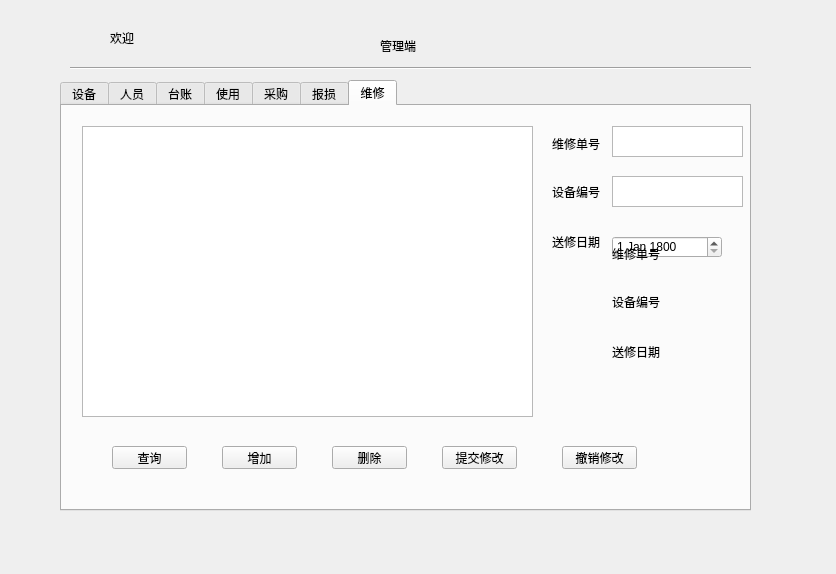
<?xml version="1.0" encoding="UTF-8"?>
<ui version="4.0">
 <class>admininterface</class>
 <widget class="QWidget" name="admininterface">
  <property name="geometry">
   <rect>
    <x>0</x>
    <y>0</y>
    <width>836</width>
    <height>574</height>
   </rect>
  </property>
  <property name="windowTitle">
   <string>Form</string>
  </property>
  <widget class="QTabWidget" name="tabWidget">
   <property name="geometry">
    <rect>
     <x>60</x>
     <y>80</y>
     <width>691</width>
     <height>431</height>
    </rect>
   </property>
   <property name="minimumSize">
    <size>
     <width>691</width>
     <height>0</height>
    </size>
   </property>
   <property name="currentIndex">
    <number>6</number>
   </property>
   <widget class="QWidget" name="tabs">
    <attribute name="title">
     <string>设备</string>
    </attribute>
    <widget class="QPushButton" name="btnsearch_s">
     <property name="geometry">
      <rect>
       <x>40</x>
       <y>330</y>
       <width>75</width>
       <height>23</height>
      </rect>
     </property>
     <property name="text">
      <string>查询</string>
     </property>
    </widget>
    <widget class="QPushButton" name="btninsert_s">
     <property name="geometry">
      <rect>
       <x>160</x>
       <y>330</y>
       <width>75</width>
       <height>23</height>
      </rect>
     </property>
     <property name="text">
      <string> 增加</string>
     </property>
    </widget>
    <widget class="QTextEdit" name="textEditsid">
     <property name="geometry">
      <rect>
       <x>520</x>
       <y>40</y>
       <width>131</width>
       <height>31</height>
      </rect>
     </property>
    </widget>
    <widget class="QLabel" name="labelsid">
     <property name="geometry">
      <rect>
       <x>460</x>
       <y>50</y>
       <width>54</width>
       <height>12</height>
      </rect>
     </property>
     <property name="text">
      <string>设备编号</string>
     </property>
    </widget>
    <widget class="QTextEdit" name="textEdittid">
     <property name="geometry">
      <rect>
       <x>520</x>
       <y>90</y>
       <width>131</width>
       <height>31</height>
      </rect>
     </property>
    </widget>
    <widget class="QLabel" name="labeltid">
     <property name="geometry">
      <rect>
       <x>460</x>
       <y>100</y>
       <width>54</width>
       <height>12</height>
      </rect>
     </property>
     <property name="text">
      <string>设备型号</string>
     </property>
    </widget>
    <widget class="QLabel" name="labelsdp">
     <property name="geometry">
      <rect>
       <x>460</x>
       <y>200</y>
       <width>54</width>
       <height>12</height>
      </rect>
     </property>
     <property name="text">
      <string>生产日期</string>
     </property>
    </widget>
    <widget class="QLabel" name="labelsdb">
     <property name="geometry">
      <rect>
       <x>460</x>
       <y>250</y>
       <width>54</width>
       <height>12</height>
      </rect>
     </property>
     <property name="text">
      <string>购入日期</string>
     </property>
    </widget>
    <widget class="QDateEdit" name="dateEditCreat">
     <property name="geometry">
      <rect>
       <x>520</x>
       <y>200</y>
       <width>110</width>
       <height>22</height>
      </rect>
     </property>
     <property name="dateTime">
      <datetime>
       <hour>0</hour>
       <minute>0</minute>
       <second>0</second>
       <year>1800</year>
       <month>1</month>
       <day>1</day>
      </datetime>
     </property>
     <property name="currentSection">
      <enum>QDateTimeEdit::YearSection</enum>
     </property>
    </widget>
    <widget class="QDateEdit" name="dateEditBuy">
     <property name="geometry">
      <rect>
       <x>520</x>
       <y>250</y>
       <width>110</width>
       <height>22</height>
      </rect>
     </property>
     <property name="dateTime">
      <datetime>
       <hour>0</hour>
       <minute>0</minute>
       <second>0</second>
       <year>1800</year>
       <month>1</month>
       <day>1</day>
      </datetime>
     </property>
    </widget>
    <widget class="QTableView" name="tableViewDevice">
     <property name="geometry">
      <rect>
       <x>0</x>
       <y>20</y>
       <width>451</width>
       <height>291</height>
      </rect>
     </property>
     <property name="editTriggers">
      <set>QAbstractItemView::AnyKeyPressed|QAbstractItemView::DoubleClicked|QAbstractItemView::EditKeyPressed</set>
     </property>
    </widget>
    <widget class="QPushButton" name="btnreport_s">
     <property name="geometry">
      <rect>
       <x>400</x>
       <y>330</y>
       <width>75</width>
       <height>23</height>
      </rect>
     </property>
     <property name="text">
      <string>提交修改</string>
     </property>
    </widget>
    <widget class="QPushButton" name="btnrevert_s">
     <property name="geometry">
      <rect>
       <x>520</x>
       <y>330</y>
       <width>75</width>
       <height>23</height>
      </rect>
     </property>
     <property name="text">
      <string>撤销修改</string>
     </property>
    </widget>
    <widget class="QTextEdit" name="textEditsplace">
     <property name="geometry">
      <rect>
       <x>520</x>
       <y>140</y>
       <width>131</width>
       <height>31</height>
      </rect>
     </property>
    </widget>
    <widget class="QLabel" name="labelsplace">
     <property name="geometry">
      <rect>
       <x>460</x>
       <y>150</y>
       <width>54</width>
       <height>12</height>
      </rect>
     </property>
     <property name="text">
      <string>存放地点</string>
     </property>
    </widget>
   </widget>
   <widget class="QWidget" name="tabuser">
    <attribute name="title">
     <string>人员</string>
    </attribute>
    <widget class="QPushButton" name="btninsert_User">
     <property name="geometry">
      <rect>
       <x>160</x>
       <y>340</y>
       <width>75</width>
       <height>23</height>
      </rect>
     </property>
     <property name="text">
      <string>增加</string>
     </property>
    </widget>
    <widget class="QPushButton" name="btnsearch_User">
     <property name="geometry">
      <rect>
       <x>60</x>
       <y>340</y>
       <width>75</width>
       <height>23</height>
      </rect>
     </property>
     <property name="text">
      <string>查询</string>
     </property>
    </widget>
    <widget class="QPushButton" name="btndelete_User">
     <property name="geometry">
      <rect>
       <x>260</x>
       <y>340</y>
       <width>75</width>
       <height>23</height>
      </rect>
     </property>
     <property name="text">
      <string>删除</string>
     </property>
    </widget>
    <widget class="QGroupBox" name="groupBoxusertype">
     <property name="geometry">
      <rect>
       <x>520</x>
       <y>10</y>
       <width>121</width>
       <height>211</height>
      </rect>
     </property>
     <property name="title">
      <string>    用户类型</string>
     </property>
     <widget class="QRadioButton" name="GroupUserUse">
      <property name="geometry">
       <rect>
        <x>20</x>
        <y>20</y>
        <width>91</width>
        <height>31</height>
       </rect>
      </property>
      <property name="text">
       <string>使用人员</string>
      </property>
     </widget>
     <widget class="QRadioButton" name="GroupUserRepair">
      <property name="geometry">
       <rect>
        <x>20</x>
        <y>100</y>
        <width>91</width>
        <height>31</height>
       </rect>
      </property>
      <property name="text">
       <string>维修人员</string>
      </property>
     </widget>
     <widget class="QRadioButton" name="GroupUserBuy">
      <property name="geometry">
       <rect>
        <x>20</x>
        <y>60</y>
        <width>91</width>
        <height>31</height>
       </rect>
      </property>
      <property name="text">
       <string>采购人员</string>
      </property>
     </widget>
     <widget class="QRadioButton" name="GroupUserAll">
      <property name="geometry">
       <rect>
        <x>20</x>
        <y>170</y>
        <width>91</width>
        <height>31</height>
       </rect>
      </property>
      <property name="text">
       <string>全部</string>
      </property>
     </widget>
     <widget class="QRadioButton" name="GroupUserAdmin">
      <property name="geometry">
       <rect>
        <x>20</x>
        <y>140</y>
        <width>91</width>
        <height>31</height>
       </rect>
      </property>
      <property name="text">
       <string>管理员</string>
      </property>
     </widget>
     <widget class="QGroupBox" name="groupBoxusertype_2">
      <property name="geometry">
       <rect>
        <x>0</x>
        <y>0</y>
        <width>121</width>
        <height>211</height>
       </rect>
      </property>
      <property name="title">
       <string>    用户类型</string>
      </property>
      <widget class="QRadioButton" name="radioButtonUserUse">
       <property name="geometry">
        <rect>
         <x>20</x>
         <y>20</y>
         <width>91</width>
         <height>31</height>
        </rect>
       </property>
       <property name="text">
        <string>使用人员</string>
       </property>
      </widget>
      <widget class="QRadioButton" name="radioButtonUserRepair">
       <property name="geometry">
        <rect>
         <x>20</x>
         <y>100</y>
         <width>91</width>
         <height>31</height>
        </rect>
       </property>
       <property name="text">
        <string>维修人员</string>
       </property>
      </widget>
      <widget class="QRadioButton" name="radioButtonUserBuy">
       <property name="geometry">
        <rect>
         <x>20</x>
         <y>60</y>
         <width>91</width>
         <height>31</height>
        </rect>
       </property>
       <property name="text">
        <string>采购人员</string>
       </property>
      </widget>
      <widget class="QRadioButton" name="radioButtonUserAll">
       <property name="geometry">
        <rect>
         <x>20</x>
         <y>170</y>
         <width>91</width>
         <height>31</height>
        </rect>
       </property>
       <property name="text">
        <string>全部</string>
       </property>
       <property name="checked">
        <bool>true</bool>
       </property>
      </widget>
      <widget class="QRadioButton" name="radioButtonUserAdmin">
       <property name="geometry">
        <rect>
         <x>20</x>
         <y>140</y>
         <width>91</width>
         <height>31</height>
        </rect>
       </property>
       <property name="text">
        <string>管理员</string>
       </property>
      </widget>
     </widget>
    </widget>
    <widget class="QTableView" name="tableViewUser">
     <property name="geometry">
      <rect>
       <x>30</x>
       <y>20</y>
       <width>451</width>
       <height>291</height>
      </rect>
     </property>
     <property name="editTriggers">
      <set>QAbstractItemView::AnyKeyPressed|QAbstractItemView::DoubleClicked|QAbstractItemView::EditKeyPressed</set>
     </property>
    </widget>
    <widget class="QTextEdit" name="textEditusername_user">
     <property name="geometry">
      <rect>
       <x>550</x>
       <y>230</y>
       <width>131</width>
       <height>31</height>
      </rect>
     </property>
    </widget>
    <widget class="QLabel" name="labeluserid_user">
     <property name="geometry">
      <rect>
       <x>490</x>
       <y>290</y>
       <width>54</width>
       <height>12</height>
      </rect>
     </property>
     <property name="text">
      <string>工号</string>
     </property>
    </widget>
    <widget class="QLabel" name="labelusername_user">
     <property name="geometry">
      <rect>
       <x>490</x>
       <y>240</y>
       <width>54</width>
       <height>12</height>
      </rect>
     </property>
     <property name="text">
      <string>姓名</string>
     </property>
    </widget>
    <widget class="QTextEdit" name="textEdituserid_user">
     <property name="geometry">
      <rect>
       <x>550</x>
       <y>280</y>
       <width>131</width>
       <height>31</height>
      </rect>
     </property>
    </widget>
   </widget>
   <widget class="QWidget" name="tabstoreinfo">
    <attribute name="title">
     <string>台账</string>
    </attribute>
    <widget class="QPushButton" name="btninsert_store">
     <property name="geometry">
      <rect>
       <x>180</x>
       <y>330</y>
       <width>75</width>
       <height>23</height>
      </rect>
     </property>
     <property name="text">
      <string> 增加</string>
     </property>
    </widget>
    <widget class="QPushButton" name="btndelete_store">
     <property name="geometry">
      <rect>
       <x>300</x>
       <y>330</y>
       <width>75</width>
       <height>23</height>
      </rect>
     </property>
     <property name="text">
      <string>删除</string>
     </property>
    </widget>
    <widget class="QPushButton" name="btnsearch_store">
     <property name="geometry">
      <rect>
       <x>60</x>
       <y>330</y>
       <width>75</width>
       <height>23</height>
      </rect>
     </property>
     <property name="text">
      <string>查询</string>
     </property>
    </widget>
    <widget class="QTextEdit" name="textEditstoreplace">
     <property name="geometry">
      <rect>
       <x>530</x>
       <y>50</y>
       <width>131</width>
       <height>31</height>
      </rect>
     </property>
    </widget>
    <widget class="QLabel" name="labelstoreplace">
     <property name="geometry">
      <rect>
       <x>470</x>
       <y>60</y>
       <width>54</width>
       <height>12</height>
      </rect>
     </property>
     <property name="text">
      <string>存放地点</string>
     </property>
    </widget>
    <widget class="QTextEdit" name="textEditstorestid">
     <property name="geometry">
      <rect>
       <x>530</x>
       <y>110</y>
       <width>131</width>
       <height>31</height>
      </rect>
     </property>
    </widget>
    <widget class="QLabel" name="labelstorestid">
     <property name="geometry">
      <rect>
       <x>470</x>
       <y>120</y>
       <width>54</width>
       <height>12</height>
      </rect>
     </property>
     <property name="text">
      <string>设备型号</string>
     </property>
    </widget>
    <widget class="QTableView" name="tableViewStore">
     <property name="geometry">
      <rect>
       <x>0</x>
       <y>10</y>
       <width>451</width>
       <height>291</height>
      </rect>
     </property>
     <property name="editTriggers">
      <set>QAbstractItemView::AnyKeyPressed|QAbstractItemView::DoubleClicked|QAbstractItemView::EditKeyPressed</set>
     </property>
    </widget>
    <widget class="QPushButton" name="btnreport_store">
     <property name="geometry">
      <rect>
       <x>420</x>
       <y>330</y>
       <width>75</width>
       <height>23</height>
      </rect>
     </property>
     <property name="text">
      <string>提交修改</string>
     </property>
    </widget>
    <widget class="QPushButton" name="btnrevert_store">
     <property name="geometry">
      <rect>
       <x>540</x>
       <y>330</y>
       <width>75</width>
       <height>23</height>
      </rect>
     </property>
     <property name="text">
      <string>撤销修改</string>
     </property>
    </widget>
   </widget>
   <widget class="QWidget" name="tabuserinfo">
    <attribute name="title">
     <string>使用</string>
    </attribute>
    <widget class="QPushButton" name="btninsert_use">
     <property name="geometry">
      <rect>
       <x>150</x>
       <y>330</y>
       <width>75</width>
       <height>23</height>
      </rect>
     </property>
     <property name="text">
      <string>增加</string>
     </property>
    </widget>
    <widget class="QPushButton" name="btnsearch_use">
     <property name="geometry">
      <rect>
       <x>40</x>
       <y>330</y>
       <width>75</width>
       <height>23</height>
      </rect>
     </property>
     <property name="text">
      <string>查询</string>
     </property>
    </widget>
    <widget class="QPushButton" name="btndelete_use">
     <property name="geometry">
      <rect>
       <x>260</x>
       <y>330</y>
       <width>75</width>
       <height>23</height>
      </rect>
     </property>
     <property name="text">
      <string>删除</string>
     </property>
    </widget>
    <widget class="QTextEdit" name="textEditusername">
     <property name="geometry">
      <rect>
       <x>540</x>
       <y>170</y>
       <width>131</width>
       <height>31</height>
      </rect>
     </property>
    </widget>
    <widget class="QLabel" name="labeluserid">
     <property name="geometry">
      <rect>
       <x>480</x>
       <y>130</y>
       <width>54</width>
       <height>12</height>
      </rect>
     </property>
     <property name="text">
      <string>学工号</string>
     </property>
    </widget>
    <widget class="QLabel" name="labelduse">
     <property name="geometry">
      <rect>
       <x>480</x>
       <y>280</y>
       <width>54</width>
       <height>12</height>
      </rect>
     </property>
     <property name="text">
      <string>借用日期</string>
     </property>
    </widget>
    <widget class="QLabel" name="labelusername">
     <property name="geometry">
      <rect>
       <x>480</x>
       <y>180</y>
       <width>54</width>
       <height>12</height>
      </rect>
     </property>
     <property name="text">
      <string>姓名</string>
     </property>
    </widget>
    <widget class="QLabel" name="labelusid">
     <property name="geometry">
      <rect>
       <x>480</x>
       <y>80</y>
       <width>54</width>
       <height>12</height>
      </rect>
     </property>
     <property name="text">
      <string>设备编号</string>
     </property>
    </widget>
    <widget class="QDateEdit" name="dateEditduse">
     <property name="geometry">
      <rect>
       <x>540</x>
       <y>280</y>
       <width>110</width>
       <height>22</height>
      </rect>
     </property>
     <property name="dateTime">
      <datetime>
       <hour>0</hour>
       <minute>0</minute>
       <second>0</second>
       <year>1800</year>
       <month>1</month>
       <day>1</day>
      </datetime>
     </property>
    </widget>
    <widget class="QTextEdit" name="textEditusid">
     <property name="geometry">
      <rect>
       <x>540</x>
       <y>70</y>
       <width>131</width>
       <height>31</height>
      </rect>
     </property>
    </widget>
    <widget class="QTextEdit" name="textEdituserid">
     <property name="geometry">
      <rect>
       <x>540</x>
       <y>120</y>
       <width>131</width>
       <height>31</height>
      </rect>
     </property>
    </widget>
    <widget class="QLabel" name="labeluserphone">
     <property name="geometry">
      <rect>
       <x>480</x>
       <y>230</y>
       <width>54</width>
       <height>12</height>
      </rect>
     </property>
     <property name="text">
      <string>电话</string>
     </property>
    </widget>
    <widget class="QTextEdit" name="textEdituserphone">
     <property name="geometry">
      <rect>
       <x>540</x>
       <y>220</y>
       <width>131</width>
       <height>31</height>
      </rect>
     </property>
    </widget>
    <widget class="QTableView" name="tableViewUse">
     <property name="geometry">
      <rect>
       <x>0</x>
       <y>10</y>
       <width>451</width>
       <height>291</height>
      </rect>
     </property>
     <property name="editTriggers">
      <set>QAbstractItemView::AnyKeyPressed|QAbstractItemView::DoubleClicked|QAbstractItemView::EditKeyPressed</set>
     </property>
    </widget>
    <widget class="QPushButton" name="btnreport_use">
     <property name="geometry">
      <rect>
       <x>370</x>
       <y>330</y>
       <width>75</width>
       <height>23</height>
      </rect>
     </property>
     <property name="text">
      <string>提交修改</string>
     </property>
    </widget>
    <widget class="QPushButton" name="btnrevert_use">
     <property name="geometry">
      <rect>
       <x>490</x>
       <y>330</y>
       <width>75</width>
       <height>23</height>
      </rect>
     </property>
     <property name="text">
      <string>撤销修改</string>
     </property>
    </widget>
   </widget>
   <widget class="QWidget" name="tabbuyinfo">
    <attribute name="title">
     <string>采购</string>
    </attribute>
    <widget class="QPushButton" name="btninsert_buy">
     <property name="geometry">
      <rect>
       <x>170</x>
       <y>330</y>
       <width>75</width>
       <height>23</height>
      </rect>
     </property>
     <property name="text">
      <string> 增加</string>
     </property>
    </widget>
    <widget class="QPushButton" name="btnsearch_buy">
     <property name="geometry">
      <rect>
       <x>50</x>
       <y>330</y>
       <width>75</width>
       <height>23</height>
      </rect>
     </property>
     <property name="text">
      <string>查询</string>
     </property>
    </widget>
    <widget class="QPushButton" name="btndelete_buy">
     <property name="geometry">
      <rect>
       <x>290</x>
       <y>330</y>
       <width>75</width>
       <height>23</height>
      </rect>
     </property>
     <property name="text">
      <string>删除</string>
     </property>
    </widget>
    <widget class="QLabel" name="labelbuytid">
     <property name="geometry">
      <rect>
       <x>480</x>
       <y>120</y>
       <width>54</width>
       <height>12</height>
      </rect>
     </property>
     <property name="text">
      <string>设备型号</string>
     </property>
    </widget>
    <widget class="QTextEdit" name="textEditbuytid">
     <property name="geometry">
      <rect>
       <x>540</x>
       <y>110</y>
       <width>131</width>
       <height>31</height>
      </rect>
     </property>
    </widget>
    <widget class="QLabel" name="labelsbuydb">
     <property name="geometry">
      <rect>
       <x>480</x>
       <y>270</y>
       <width>54</width>
       <height>12</height>
      </rect>
     </property>
     <property name="text">
      <string>采购日期</string>
     </property>
    </widget>
    <widget class="QDateEdit" name="dateEditbuydb">
     <property name="geometry">
      <rect>
       <x>540</x>
       <y>260</y>
       <width>110</width>
       <height>22</height>
      </rect>
     </property>
     <property name="dateTime">
      <datetime>
       <hour>0</hour>
       <minute>0</minute>
       <second>0</second>
       <year>1800</year>
       <month>1</month>
       <day>1</day>
      </datetime>
     </property>
    </widget>
    <widget class="QLabel" name="labelbuyid">
     <property name="geometry">
      <rect>
       <x>480</x>
       <y>70</y>
       <width>54</width>
       <height>12</height>
      </rect>
     </property>
     <property name="text">
      <string>采购单号</string>
     </property>
    </widget>
    <widget class="QTextEdit" name="textEditbuyid">
     <property name="geometry">
      <rect>
       <x>540</x>
       <y>60</y>
       <width>131</width>
       <height>31</height>
      </rect>
     </property>
    </widget>
    <widget class="QPushButton" name="btnreport_buy">
     <property name="geometry">
      <rect>
       <x>400</x>
       <y>330</y>
       <width>75</width>
       <height>23</height>
      </rect>
     </property>
     <property name="text">
      <string>提交修改</string>
     </property>
    </widget>
    <widget class="QPushButton" name="btnrevert_buy">
     <property name="geometry">
      <rect>
       <x>520</x>
       <y>330</y>
       <width>75</width>
       <height>23</height>
      </rect>
     </property>
     <property name="text">
      <string>撤销修改</string>
     </property>
    </widget>
    <widget class="QTableView" name="tableViewBuy">
     <property name="geometry">
      <rect>
       <x>0</x>
       <y>20</y>
       <width>451</width>
       <height>291</height>
      </rect>
     </property>
     <property name="editTriggers">
      <set>QAbstractItemView::AnyKeyPressed|QAbstractItemView::DoubleClicked|QAbstractItemView::EditKeyPressed</set>
     </property>
    </widget>
    <widget class="QLabel" name="labelbuynum">
     <property name="geometry">
      <rect>
       <x>480</x>
       <y>170</y>
       <width>54</width>
       <height>12</height>
      </rect>
     </property>
     <property name="text">
      <string>设备数量</string>
     </property>
    </widget>
    <widget class="QTextEdit" name="textEditbuynum">
     <property name="geometry">
      <rect>
       <x>540</x>
       <y>160</y>
       <width>131</width>
       <height>31</height>
      </rect>
     </property>
    </widget>
    <widget class="QLabel" name="labelbuySplace">
     <property name="geometry">
      <rect>
       <x>480</x>
       <y>220</y>
       <width>54</width>
       <height>12</height>
      </rect>
     </property>
     <property name="text">
      <string>存放地点</string>
     </property>
    </widget>
    <widget class="QTextEdit" name="textEditbuySplace">
     <property name="geometry">
      <rect>
       <x>540</x>
       <y>210</y>
       <width>131</width>
       <height>31</height>
      </rect>
     </property>
    </widget>
   </widget>
   <widget class="QWidget" name="tabreportinfo">
    <attribute name="title">
     <string>报损</string>
    </attribute>
    <widget class="QPushButton" name="btndelete_report">
     <property name="geometry">
      <rect>
       <x>280</x>
       <y>350</y>
       <width>75</width>
       <height>23</height>
      </rect>
     </property>
     <property name="text">
      <string>删除</string>
     </property>
    </widget>
    <widget class="QLabel" name="labelreportsid">
     <property name="geometry">
      <rect>
       <x>470</x>
       <y>110</y>
       <width>54</width>
       <height>12</height>
      </rect>
     </property>
     <property name="text">
      <string>设备编号</string>
     </property>
    </widget>
    <widget class="QPushButton" name="btninsert_report">
     <property name="geometry">
      <rect>
       <x>180</x>
       <y>350</y>
       <width>75</width>
       <height>23</height>
      </rect>
     </property>
     <property name="text">
      <string>增加</string>
     </property>
    </widget>
    <widget class="QLabel" name="labelreportid">
     <property name="geometry">
      <rect>
       <x>470</x>
       <y>60</y>
       <width>54</width>
       <height>16</height>
      </rect>
     </property>
     <property name="text">
      <string>报损单号</string>
     </property>
    </widget>
    <widget class="QLabel" name="labelsreportdb">
     <property name="geometry">
      <rect>
       <x>470</x>
       <y>160</y>
       <width>54</width>
       <height>12</height>
      </rect>
     </property>
     <property name="text">
      <string>报损日期</string>
     </property>
    </widget>
    <widget class="QTextEdit" name="textEditreportsid">
     <property name="geometry">
      <rect>
       <x>530</x>
       <y>100</y>
       <width>131</width>
       <height>31</height>
      </rect>
     </property>
    </widget>
    <widget class="QTextEdit" name="textEditreportid">
     <property name="geometry">
      <rect>
       <x>530</x>
       <y>50</y>
       <width>131</width>
       <height>31</height>
      </rect>
     </property>
    </widget>
    <widget class="QDateEdit" name="dateEditreportdb">
     <property name="geometry">
      <rect>
       <x>530</x>
       <y>160</y>
       <width>110</width>
       <height>22</height>
      </rect>
     </property>
     <property name="dateTime">
      <datetime>
       <hour>0</hour>
       <minute>0</minute>
       <second>0</second>
       <year>1800</year>
       <month>1</month>
       <day>1</day>
      </datetime>
     </property>
    </widget>
    <widget class="QPushButton" name="btnsearch_report">
     <property name="geometry">
      <rect>
       <x>70</x>
       <y>350</y>
       <width>75</width>
       <height>23</height>
      </rect>
     </property>
     <property name="text">
      <string>查询</string>
     </property>
    </widget>
    <widget class="QPushButton" name="btnrevert_report">
     <property name="geometry">
      <rect>
       <x>500</x>
       <y>350</y>
       <width>75</width>
       <height>23</height>
      </rect>
     </property>
     <property name="text">
      <string>撤销修改</string>
     </property>
    </widget>
    <widget class="QPushButton" name="btnreport_report">
     <property name="geometry">
      <rect>
       <x>380</x>
       <y>350</y>
       <width>75</width>
       <height>23</height>
      </rect>
     </property>
     <property name="text">
      <string>提交修改</string>
     </property>
    </widget>
    <widget class="QTableView" name="tableViewReport">
     <property name="geometry">
      <rect>
       <x>10</x>
       <y>20</y>
       <width>451</width>
       <height>291</height>
      </rect>
     </property>
     <property name="editTriggers">
      <set>QAbstractItemView::AnyKeyPressed|QAbstractItemView::DoubleClicked|QAbstractItemView::EditKeyPressed</set>
     </property>
    </widget>
   </widget>
   <widget class="QWidget" name="tabrepairinfo">
    <attribute name="title">
     <string>维修</string>
    </attribute>
    <widget class="QLabel" name="labelrepairday">
     <property name="geometry">
      <rect>
       <x>490</x>
       <y>130</y>
       <width>54</width>
       <height>12</height>
      </rect>
     </property>
     <property name="text">
      <string>送修日期</string>
     </property>
    </widget>
    <widget class="QTextEdit" name="textEditrepairsid">
     <property name="geometry">
      <rect>
       <x>550</x>
       <y>70</y>
       <width>131</width>
       <height>31</height>
      </rect>
     </property>
    </widget>
    <widget class="QDateEdit" name="dateEditrepairday">
     <property name="geometry">
      <rect>
       <x>550</x>
       <y>130</y>
       <width>110</width>
       <height>22</height>
      </rect>
     </property>
     <property name="dateTime">
      <datetime>
       <hour>0</hour>
       <minute>0</minute>
       <second>0</second>
       <year>1800</year>
       <month>1</month>
       <day>1</day>
      </datetime>
     </property>
    </widget>
    <widget class="QLabel" name="labelrepairsid">
     <property name="geometry">
      <rect>
       <x>490</x>
       <y>80</y>
       <width>54</width>
       <height>12</height>
      </rect>
     </property>
     <property name="text">
      <string>设备编号</string>
     </property>
    </widget>
    <widget class="QTextEdit" name="textEditrepairid">
     <property name="geometry">
      <rect>
       <x>550</x>
       <y>20</y>
       <width>131</width>
       <height>31</height>
      </rect>
     </property>
    </widget>
    <widget class="QLabel" name="labelrepairid">
     <property name="geometry">
      <rect>
       <x>490</x>
       <y>30</y>
       <width>54</width>
       <height>16</height>
      </rect>
     </property>
     <property name="text">
      <string>维修单号</string>
     </property>
    </widget>
    <widget class="QPushButton" name="btnsearch_repair">
     <property name="geometry">
      <rect>
       <x>50</x>
       <y>340</y>
       <width>75</width>
       <height>23</height>
      </rect>
     </property>
     <property name="text">
      <string>查询</string>
     </property>
    </widget>
    <widget class="QPushButton" name="btninsert_repair">
     <property name="geometry">
      <rect>
       <x>160</x>
       <y>340</y>
       <width>75</width>
       <height>23</height>
      </rect>
     </property>
     <property name="text">
      <string>增加</string>
     </property>
    </widget>
    <widget class="QPushButton" name="btndelete_repair">
     <property name="geometry">
      <rect>
       <x>270</x>
       <y>340</y>
       <width>75</width>
       <height>23</height>
      </rect>
     </property>
     <property name="text">
      <string>删除</string>
     </property>
    </widget>
    <widget class="QPushButton" name="btnreport_repair">
     <property name="geometry">
      <rect>
       <x>380</x>
       <y>340</y>
       <width>75</width>
       <height>23</height>
      </rect>
     </property>
     <property name="text">
      <string>提交修改</string>
     </property>
    </widget>
    <widget class="QPushButton" name="btnrevert_repair">
     <property name="geometry">
      <rect>
       <x>500</x>
       <y>340</y>
       <width>75</width>
       <height>23</height>
      </rect>
     </property>
     <property name="text">
      <string>撤销修改</string>
     </property>
    </widget>
    <widget class="QTableView" name="tableViewRepair">
     <property name="geometry">
      <rect>
       <x>20</x>
       <y>20</y>
       <width>451</width>
       <height>291</height>
      </rect>
     </property>
     <property name="editTriggers">
      <set>QAbstractItemView::AnyKeyPressed|QAbstractItemView::DoubleClicked|QAbstractItemView::EditKeyPressed</set>
     </property>
    </widget>
    <widget class="QLabel" name="labelrepairid_2">
     <property name="geometry">
      <rect>
       <x>550</x>
       <y>140</y>
       <width>54</width>
       <height>16</height>
      </rect>
     </property>
     <property name="text">
      <string>维修单号</string>
     </property>
    </widget>
    <widget class="QLabel" name="labelrepairsid_2">
     <property name="geometry">
      <rect>
       <x>550</x>
       <y>190</y>
       <width>54</width>
       <height>12</height>
      </rect>
     </property>
     <property name="text">
      <string>设备编号</string>
     </property>
    </widget>
    <widget class="QLabel" name="labelrepairday_2">
     <property name="geometry">
      <rect>
       <x>550</x>
       <y>240</y>
       <width>54</width>
       <height>12</height>
      </rect>
     </property>
     <property name="text">
      <string>送修日期</string>
     </property>
    </widget>
   </widget>
  </widget>
  <widget class="QLabel" name="label">
   <property name="geometry">
    <rect>
     <x>380</x>
     <y>40</y>
     <width>54</width>
     <height>12</height>
    </rect>
   </property>
   <property name="text">
    <string>管理端</string>
   </property>
  </widget>
  <widget class="QLabel" name="textUsername">
   <property name="geometry">
    <rect>
     <x>110</x>
     <y>30</y>
     <width>201</width>
     <height>16</height>
    </rect>
   </property>
   <property name="text">
    <string>欢迎</string>
   </property>
  </widget>
  <widget class="Line" name="line">
   <property name="geometry">
    <rect>
     <x>70</x>
     <y>60</y>
     <width>681</width>
     <height>16</height>
    </rect>
   </property>
   <property name="orientation">
    <enum>Qt::Horizontal</enum>
   </property>
  </widget>
 </widget>
 <resources/>
 <connections/>
</ui>
